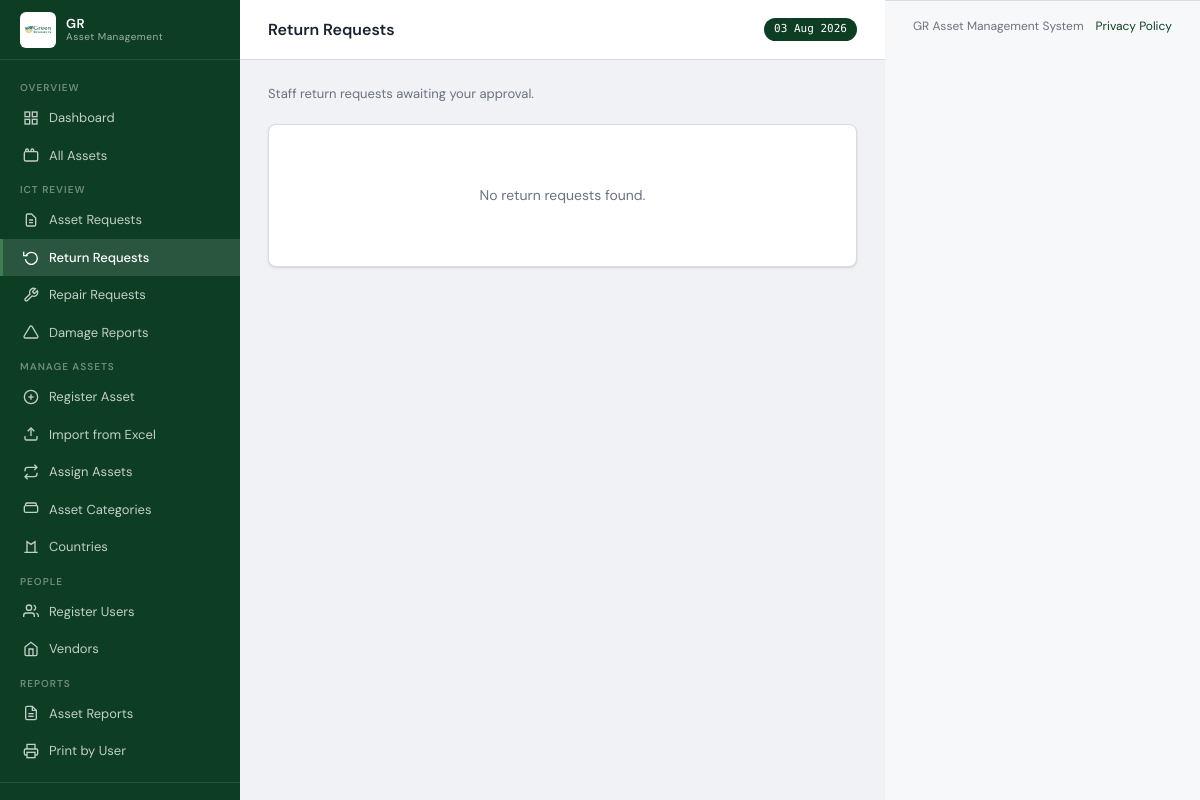
The page /requests/return-requests (signed in) on the database as committed earlier.
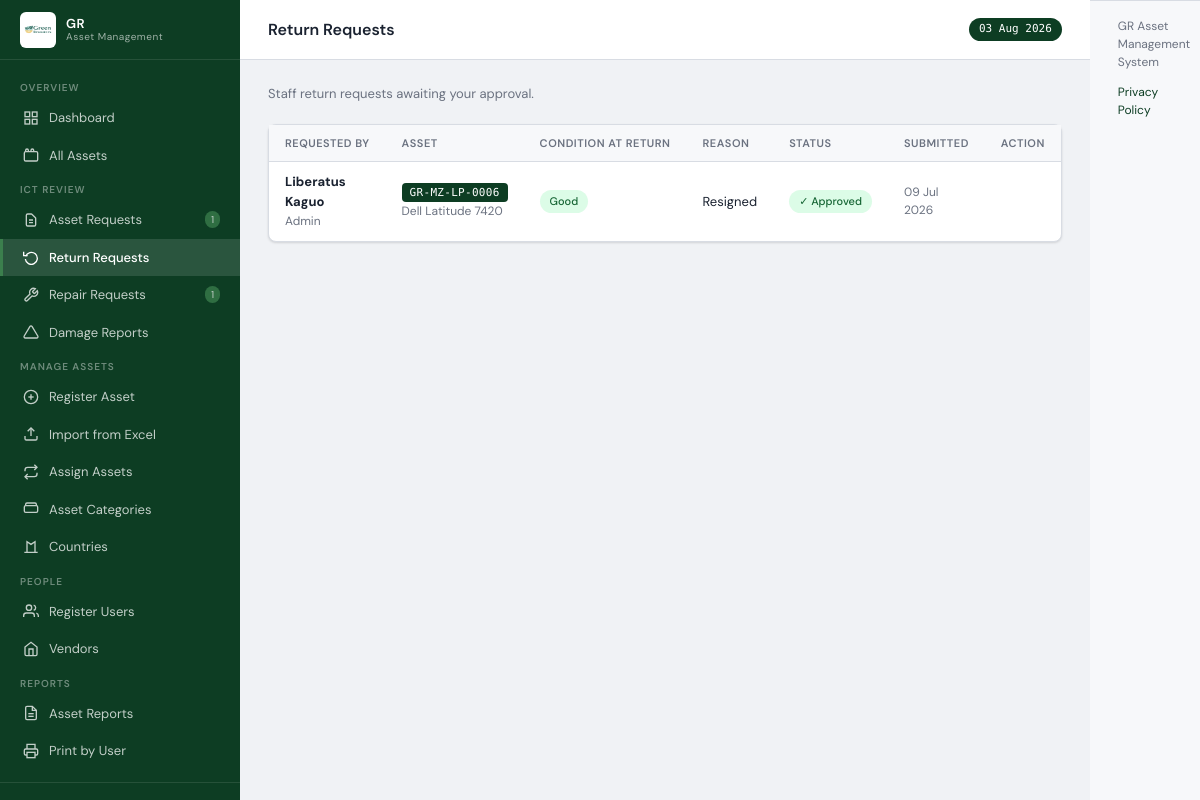
The same page on the database as committed later.
### models.py (models this page shows, shortened)
class ReturnRequest(db.Model):
    __tablename__ = 'return_requests'
    id              = db.Column(db.Integer, primary_key=True)
    asset_id        = db.Column(db.Integer, db.ForeignKey('assets.id'),  nullable=False)
    requested_by_id = db.Column(db.Integer, db.ForeignKey('users.id'),   nullable=False)
    reviewed_by_id  = db.Column(db.Integer, db.ForeignKey('users.id'))
    status          = db.Column(db.String(20), default='pending', nullable=False)
    reason          = db.Column(db.Text)
    condition_at_return = db.Column(db.String(20), default='good')
    admin_note      = db.Column(db.Text)
    requested_at    = db.Column(db.DateTime, default=datetime.utcnow)
    reviewed_at     = db.Column(db.DateTime)
    asset        = db.relationship('Asset',  foreign_keys=[asset_id])
    requested_by = db.relationship('User',   foreign_keys=[requested_by_id])
    reviewed_by  = db.relationship('User',   foreign_keys=[reviewed_by_id])

class User(UserMixin, db.Model):
    __tablename__ = 'users'
    id            = db.Column(db.Integer, primary_key=True)
    username      = db.Column(db.String(80),  unique=True, nullable=False)
    password_hash = db.Column(db.String(256), nullable=False)
    name          = db.Column(db.String(150), nullable=False)
    email         = db.Column(db.String(150))
    department    = db.Column(db.String(100))
    project_id    = db.Column(db.Integer, db.ForeignKey('projects.id'))
    role          = db.Column(db.String(20),  nullable=False, default='user')
    status        = db.Column(db.String(20),  nullable=False, default='active')
    force_password_change = db.Column(db.Boolean, nullable=False, default=False)
    created_at    = db.Column(db.DateTime,    default=datetime.utcnow)
    assigned_assets = db.relationship('Asset', foreign_keys='Asset.assigned_to_id',
                                      backref='assigned_user', lazy='dynamic')
    project         = db.relationship('Project', backref='users')
    return_records  = db.relationship('ReturnRecord', backref='user',
                                      foreign_keys='ReturnRecord.user_id', lazy='dynamic')
    @property
    def initials(self):
        p = self.name.split()
        return ''.join(x[0] for x in p[:2]).upper()
    @property
    def is_staff_portal(self):
        return self.role in ('user', 'finance')
    session_token = db.Column(db.String(128), nullable=True)
    last_login_at = db.Column(db.DateTime)
    last_login_ip = db.Column(db.String(100))
    @property
    def role_label(self):
        from models import Role
        role = Role.query.filter_by(name=self.role).first()
        if role:
            return role.label
        return {'admin':'Administrator','finance':'Finance Officer','user':'Staff User'}.get(self.role, self.role)

class Asset(db.Model):
    __tablename__ = 'assets'
    id             = db.Column(db.Integer, primary_key=True)
    asset_number   = db.Column(db.Integer, unique=True, nullable=False)
    tag            = db.Column(db.String(60), unique=True, nullable=False)
    name           = db.Column(db.String(200), nullable=False)
    serial_number  = db.Column(db.String(100))
    description    = db.Column(db.Text)
    price          = db.Column(db.Numeric(15,2), default=0)
    date_purchased = db.Column(db.Date)
    condition      = db.Column(db.String(20), default='good')
    status         = db.Column(db.String(20), default='active')
    location       = db.Column(db.String(150))
    assigned_on    = db.Column(db.Date)
    created_at     = db.Column(db.DateTime, default=datetime.utcnow)
    updated_at     = db.Column(db.DateTime, default=datetime.utcnow, onupdate=datetime.utcnow)
    category_id    = db.Column(db.Integer, db.ForeignKey('asset_categories.id'), nullable=False)
    project_id     = db.Column(db.Integer, db.ForeignKey('projects.id'), nullable=True)
    vendor_id      = db.Column(db.Integer, db.ForeignKey('vendors.id'))
    processor      = db.Column(db.String(200))
    age_years      = db.Column(db.Integer)
    age_months     = db.Column(db.Integer)
    assigned_to_id = db.Column(db.Integer, db.ForeignKey('users.id'))
    return_records = db.relationship('ReturnRecord', backref='asset', lazy='dynamic')

### routes/requests.py (the view)
@requests_bp.route('/return-requests')
@login_required
def return_requests():
    if _show_all_requests():
        items = ReturnRequest.query.order_by(
            ReturnRequest.status.asc(), ReturnRequest.requested_at.desc()
        ).all()
    else:
        items = ReturnRequest.query.filter_by(requested_by_id=current_user.id)\
            .order_by(ReturnRequest.requested_at.desc()).all()
    return render_template('requests/return_requests.html',
                           requests=items, review_mode=_show_all_requests())

### models.py (called while the page is built)
@login_manager.user_loader
def load_user(uid):
    return User.query.get(int(uid))

### routes/auth.py (called while the page is built)
@auth_bp.before_app_request
def _protect_session_token():
    if current_user.is_authenticated:
        token = session.get('session_token')
        if token:
            if current_user.session_token and token != current_user.session_token:
                logout_user()
                session.pop('session_token', None)
        else:
            if current_user.session_token:
                session['session_token'] = current_user.session_token
            else:
                current_user.session_token = secrets.token_urlsafe(32)
                db.session.commit()
                session['session_token'] = current_user.session_token

### routes/requests.py (called while the page is built)
def _show_all_requests():
    if current_user.role == 'admin':
        return True
    if current_user.role == 'finance' and request.args.get('review') == '1':
        return True
    return False

### templates/requests/return_requests.html (shortened to what this page needs)
{% extends 'base.html' %}
{% block page_title %}Return Requests{% endblock %}
{% block content %}
<div class="page-title">
  <div class="page-title-text">
    <p>{% if current_user.is_staff_portal and not review_mode %}Your asset return requests.{% else %}Staff return requests awaiting your approval.{% endif %}</p>
  </div>
</div>
{% set pending = requests|selectattr('status','equalto','pending')|list %}
<div class="card">
  <div class="card-body">
    {% if requests %}
    <table>
      <thead>
        <tr>
          {% if review_mode %}<th>Requested By</th>{% endif %}
          <th>Asset</th><th>Condition at Return</th><th>Reason</th><th>Status</th><th>Submitted</th>
          {% if review_mode %}<th>Action</th>{% endif %}
        </tr>
      </thead>
      <tbody>
        {% for r in requests %}
        <tr>
          {% if review_mode %}
          <td><strong>{{ r.requested_by.name }}</strong><br><span class="text-muted text-sm">{{ r.requested_by.department or '—' }}</span></td>
          {% endif %}
          <td>
            <span class="asset-tag" style="font-size:11px">{{ r.asset.tag }}</span><br>
            <span class="text-muted text-sm">{{ r.asset.name }}</span>
          </td>
          <td><span class="badge badge-{{ r.condition_at_return }}">{{ (r.condition_at_return or '—')|title }}</span></td>
          <td style="max-width:200px;white-space:normal">{{ r.reason or '—' }}</td>
          <td>
            {% if r.status == 'pending' %}
              <span class="badge" style="background:#fef9c3;color:#854d0e">⏳ Pending</span>
            {% elif r.status == 'approved' %}
              <span class="badge badge-good">✓ Approved</span>
            {% else %}
              <span class="badge badge-poor">✗ Rejected</span>
            {% endif %}
          </td>
          <td class="text-muted text-sm">{{ r.requested_at.strftime('%d %b %Y') }}</td>
          {% if review_mode %}
          <td>
          </td>
          {% endif %}
        </tr>
        {% endfor %}
      </tbody>
    </table>
    {% else %}
    <div style="text-align:center;padding:60px 20px;color:var(--text-muted)">
      <p>No return requests found.</p>
    </div>
    {% endif %}
  </div>
</div>
{% endblock %}

Rows that differ between the two databases and show on the page:
added ReturnRequest: requested_by.name "Liberatus Kaguo", requested_by "Admin", asset.tag "GR-MZ-LP-0006", asset.name "Dell Latitude 7420", condition_at_return "Good", reason "Resigned", status "✓ Approved", requested_at "09 Jul 2026"
Other text that changed with them:
{{ pr }}: (not shown) → "1"
{{ rpr }}: (not shown) → "1"
text no longer shown: "No return requests found."
text now shown: "REQUESTED BY ASSET CONDITION AT RETURN REASON STATUS SUBMITTED ACTION"
